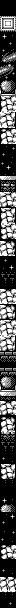

The image is a tile-based game level rendered from a .tmx file. Its description and complete source (layers, tilesets, objects, tile grids) follow:
An orthogonal 2x76 tile map with 8x8 px tiles, 1 tile layer (metatiles).

<map height="76" orientation="orthogonal" renderorder="right-down" tileheight="8" tilewidth="8" width="2">
	<tileset firstgid="1" tilewidth="8" tileheight="8">
		<image source="../../../gfx/tilesets/gfx_06b_43c0.png" />
	</tileset>
	<layer height="76" id="1" name="metatiles" width="2">
		<data encoding="csv">
2, 2,
2, 2,
3, 5,
4, 6,
7, 8,
2, 9,
10, 12,
11, 13,
14, 16,
15, 17,
18, 20,
19, 21,
22, 24,
23, 25,
26, 28,
27, 29,
30, 31,
23, 25,
32, 34,
33, 35,
36, 38,
37, 39,
40, 42,
41, 43,
26, 24,
44, 45,
22, 28,
23, 29,
22, 24,
46, 45,
47, 48,
27, 29,
49, 51,
50, 52,
53, 55,
54, 56,
47, 31,
27, 25,
47, 48,
44, 57,
58, 24,
59, 60,
26, 28,
44, 57,
61, 61,
62, 63,
61, 61,
18, 20,
19, 21,
40, 42,
47, 31,
44, 45,
30, 48,
23, 29,
41, 43,
53, 55,
54, 56,
33, 35,
22, 28,
46, 57,
54, 56,
2, 2,
7, 8,
18, 20,
32, 7,
33, 2,
8, 34,
9, 35,
30, 31,
46, 45,
2, 2,
33, 35,
47, 47,
27, 27,
54, 56,
2, 9</data>
	</layer>
</map>
